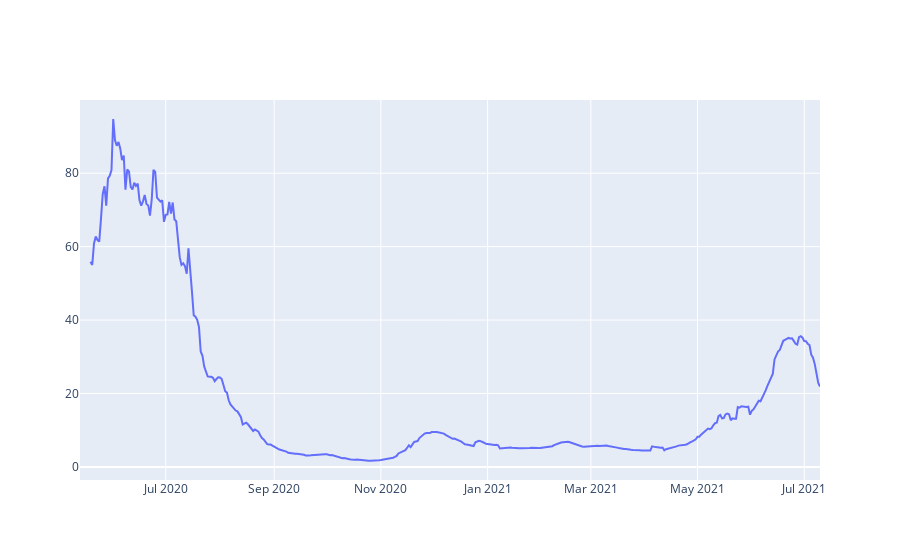

This figure's notebook cell:
### Code cell
fig = go.Figure()
fig.add_trace(go.Scatter(
    x=df.jour,
    y=df.hosp_cas_ratio))

### Figure 1 — Plotly figure (JSON) as saved in the notebook; plotly's stock layout.template omitted (floating-point values rounded to 4 significant figures; data arrays with more than 128 entries replaced by an {"elided": "..."} marker saying what was removed)
{"data": [{"type": "scatter", "x": {"elided": "424 str values"}, "y": {"elided": "424 float values"}}], "layout": {}}
